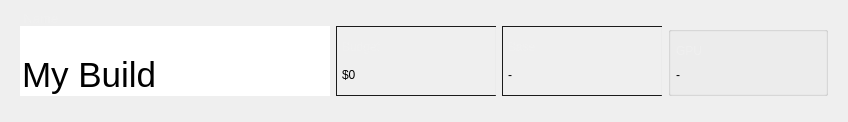
                   <widget class="QWidget" name="nameAndInfoFrame" native="true">
                    <property name="maximumSize">
                     <size>
                      <width>16777215</width>
                      <height>140</height>
                     </size>
                    </property>
                    <layout class="QVBoxLayout" name="verticalLayout_7">
                     <property name="spacing">
                      <number>0</number>
                     </property>
                     <property name="leftMargin">
                      <number>20</number>
                     </property>
                     <item>
                      <widget class="QLabel" name="BuildNameLbl">
                       <property name="maximumSize">
                        <size>
                         <width>16777215</width>
                         <height>30</height>
                        </size>
                       </property>
                       <property name="font">
                        <font>
                         <pointsize>10</pointsize>
                         <bold>false</bold>
                        </font>
                       </property>
                       <property name="styleSheet">
                        <string notr="true">color: rgba(240, 240, 240, 0.7)</string>
                       </property>
                       <property name="text">
                        <string> Name</string>
                       </property>
                       <property name="alignment">
                        <set>Qt::AlignmentFlag::AlignBottom|Qt::AlignmentFlag::AlignLeading|Qt::AlignmentFlag::AlignLeft</set>
                       </property>
                      </widget>
                     </item>
                     <item>
                      <widget class="QWidget" name="horizontalWidget" native="true">
                       <property name="enabled">
                        <bool>true</bool>
                       </property>
                       <layout class="QHBoxLayout" name="horizontalLayout_5">
                        <property name="leftMargin">
                         <number>0</number>
                        </property>
                        <property name="topMargin">
                         <number>0</number>
                        </property>
                        <property name="bottomMargin">
                         <number>15</number>
                        </property>
                        <item>
                         <widget class="QLineEdit" name="buildName">
                          <property name="minimumSize">
                           <size>
                            <width>0</width>
                            <height>70</height>
                           </size>
                          </property>
                          <property name="font">
                           <font>
                            <pointsize>26</pointsize>
                            <bold>false</bold>
                           </font>
                          </property>
                          <property name="text">
                           <string>My Build</string>
                          </property>
                          <property name="maxLength">
                           <number>30</number>
                          </property>
                          <property name="frame">
                           <bool>false</bool>
                          </property>
                          <property name="alignment">
                           <set>Qt::AlignmentFlag::AlignBottom|Qt::AlignmentFlag::AlignLeading|Qt::AlignmentFlag::AlignLeft</set>
                          </property>
                         </widget>
                        </item>
                        <item>
                         <widget class="QGroupBox" name="budgetFrame">
                          <property name="minimumSize">
                           <size>
                            <width>160</width>
                            <height>0</height>
                           </size>
                          </property>
                          <property name="styleSheet">
                           <string notr="true">QGroupBox {
	border: 1px solid;
	border-radius: 0;
	border-color: rgba(27, 27, 27, 1) rgba(216, 216, 216, 0.18) rgba(27, 27, 27, 1) rgba(27, 27, 27, 1) ;
}</string>
                          </property>
                          <layout class="QVBoxLayout" name="verticalLayout_9">
                           <property name="leftMargin">
                            <number>5</number>
                           </property>
                           <item>
                            <widget class="QLabel" name="label_4">
                             <property name="font">
                              <font>
                               <family>Segoe UI</family>
                               <bold>false</bold>
                              </font>
                             </property>
                             <property name="styleSheet">
                              <string notr="true">color: rgba(240, 240, 240, 0.7);</string>
                             </property>
                             <property name="text">
                              <string>Budget</string>
                             </property>
                            </widget>
                           </item>
                           <item>
                            <widget class="QLabel" name="label_5">
                             <property name="font">
                              <font>
                               <bold>false</bold>
                              </font>
                             </property>
                             <property name="text">
                              <string>$0</string>
                             </property>
                            </widget>
                           </item>
                          </layout>
                         </widget>
                        </item>
                        <item>
                         <widget class="QGroupBox" name="baseFrame">
                          <property name="minimumSize">
                           <size>
                            <width>160</width>
                            <height>0</height>
                           </size>
                          </property>
                          <property name="styleSheet">
                           <string notr="true">QGroupBox {
	border: 1px solid;
	border-radius: 0;
	border-color: rgba(27, 27, 27, 1) rgba(216, 216, 216, 0.18) rgba(27, 27, 27, 1) rgba(27, 27, 27, 1) ;
}</string>
                          </property>
                          <layout class="QVBoxLayout" name="verticalLayout_11">
                           <property name="leftMargin">
                            <number>5</number>
                           </property>
                           <item>
                            <widget class="QLabel" name="label_7">
                             <property name="font">
                              <font>
                               <family>Segoe UI</family>
                               <bold>false</bold>
                              </font>
                             </property>
                             <property name="styleSheet">
                              <string notr="true">color: rgba(240, 240, 240, 0.7);</string>
                             </property>
                             <property name="text">
                              <string>Base</string>
                             </property>
                            </widget>
                           </item>
                           <item>
                            <widget class="QLabel" name="label_6">
                             <property name="font">
                              <font>
                               <bold>false</bold>
                              </font>
                             </property>
                             <property name="styleSheet">
                              <string notr="true"/>
                             </property>
                             <property name="text">
                              <string>-</string>
                             </property>
                            </widget>
                           </item>
                          </layout>
                         </widget>
                        </item>
                        <item>
                         <widget class="QGroupBox" name="gpuFrame">
                          <property name="minimumSize">
                           <size>
                            <width>160</width>
                            <height>0</height>
                           </size>
                          </property>
                          <layout class="QVBoxLayout" name="verticalLayout_12">
                           <property name="leftMargin">
                            <number>5</number>
                           </property>
                           <item>
                            <widget class="QLabel" name="label_9">
                             <property name="font">
                              <font>
                               <family>Segoe UI</family>
                               <bold>false</bold>
                              </font>
                             </property>
                             <property name="styleSheet">
                              <string notr="true">color: rgba(240, 240, 240, 0.7);</string>
                             </property>
                             <property name="text">
                              <string>GPU</string>
                             </property>
                            </widget>
                           </item>
                           <item>
                            <widget class="QLabel" name="label_8">
                             <property name="font">
                              <font>
                               <bold>false</bold>
                              </font>
                             </property>
                             <property name="text">
                              <string>-</string>
                             </property>
                            </widget>
                           </item>
                          </layout>
                         </widget>
                        </item>
                       </layout>
                      </widget>
                     </item>
                    </layout>
                   </widget>
